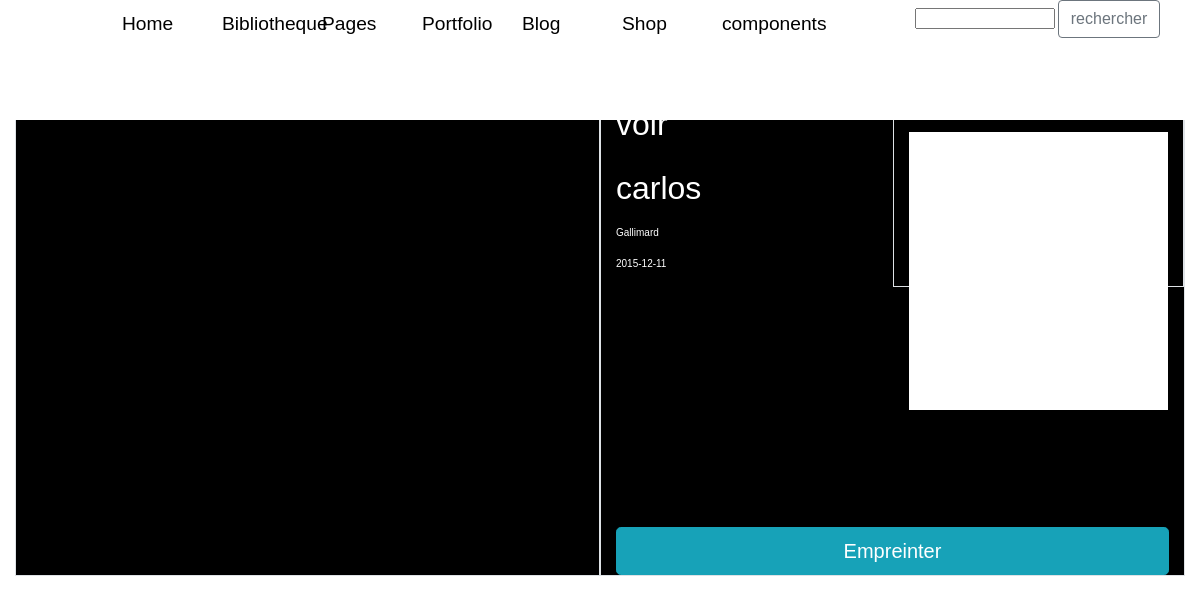
The app's page /homepage.php?id=22&page=livre with its own data.
### tables this page shows
CREATE TABLE `publier` (
  `id_editeur` int(200) NOT NULL,
  `id_auteur` int(200) NOT NULL,
  `id_livre` int(200) NOT NULL,
  `id_publier` int(11) NOT NULL,
  `datepublication` date NOT NULL
);

CREATE TABLE `livre` (
  `id_livre` int(11) NOT NULL,
  `id_bibliotheque` int(11) NOT NULL,
  `titre` varchar(200) NOT NULL,
  `genre` varchar(200) NOT NULL,
  `logo_livre` varchar(55) NOT NULL
);

CREATE TABLE `auteur` (
  `id_auteur` int(11) NOT NULL,
  `nom` varchar(200) NOT NULL,
  `prenom` varchar(200) NOT NULL,
  `nationalite` varchar(50) NOT NULL
);

CREATE TABLE `editeur` (
  `id_editeur` int(11) NOT NULL,
  `nom` varchar(200) NOT NULL,
  `adresse` varchar(200) NOT NULL
);

### template/livre.php (the view, shortened to what this page needs)
<?php
include "includes/connexiondb.php";
if(@$_GET['id']!=""){
			$id_livre=$_GET['id'];
			$sql = "SELECT livre.titre,
                    livre.id_livre,
                    livre.genre,
                    livre.logo_livre,
                    auteur.nom as auteur_name,
                    editeur.nom as editeur_name,
                    publier.datepublication
                    FROM livre,publier,auteur,editeur
                    WHERE publier.id_livre=livre.id_livre
                    AND publier.id_auteur=auteur.id_auteur
                    AND publier.id_editeur=editeur.id_editeur
                    and livre.id_livre=$id_livre";
			$sth = $dbco->prepare($sql);
			$sth->execute();
			$result = $sth->fetch(PDO::FETCH_ASSOC);
			$titre=$result['titre'];
			$logo=$result['logo_livre'];
            $datepublication=$result['datepublication'];
            $editeur_name=$result['editeur_name'];
            $auteur_name=$result['auteur_name'];
		}
?>
<article id="arrire_plan_livres">
<div class="container-fluid">
<div class="row">
    <div class="col-6 border"><img src="uploads/<?php echo $logo;?>" class=""/></div>
    <div class="col-6 border">
        <div class="row">
            <div class="col-6 ">
                <p class="titre texte_color"><?php echo $titre;?></p>
                <p class="auteur texte_color"><?php echo $auteur_name;?></p>
                <p class="editeur texte_color"><?php echo $editeur_name;?></p>
                <p class="datedepublication texte_color"><?php echo $datepublication;?></p>
            </div>
            <div class="col-6 border ">
               <p class=" texte_color">description</p>
                <div id="description">
                </div>
            </div>
        </div>
        <a href="" class="btn btn-info btn-lg btn-block Empreinter">Empreinter</a>
    </div>
</div>
</div>
</article>

### css/user.css (style rules this page uses)
html { padding:0; margin:0; }
body { font-size:62.5%; margin:0px; padding:0px; font-family:verdana,sans-serif; }
.texte_color { color:#ffffff; }
P.titre { font-size: 2rem; }
P.auteur { font-size:2rem; margin-bottom:5%; }
#description { height: 150%; background-color:white; }
#arrire_plan_livres { background-color: black; }
.Empreinter { margin-top: 15rem; }

### records on screen
publier: id_livre.titre "voir", id_auteur.nom "carlos", id_editeur.nom "Gallimard", datepublication "2015-12-11"
